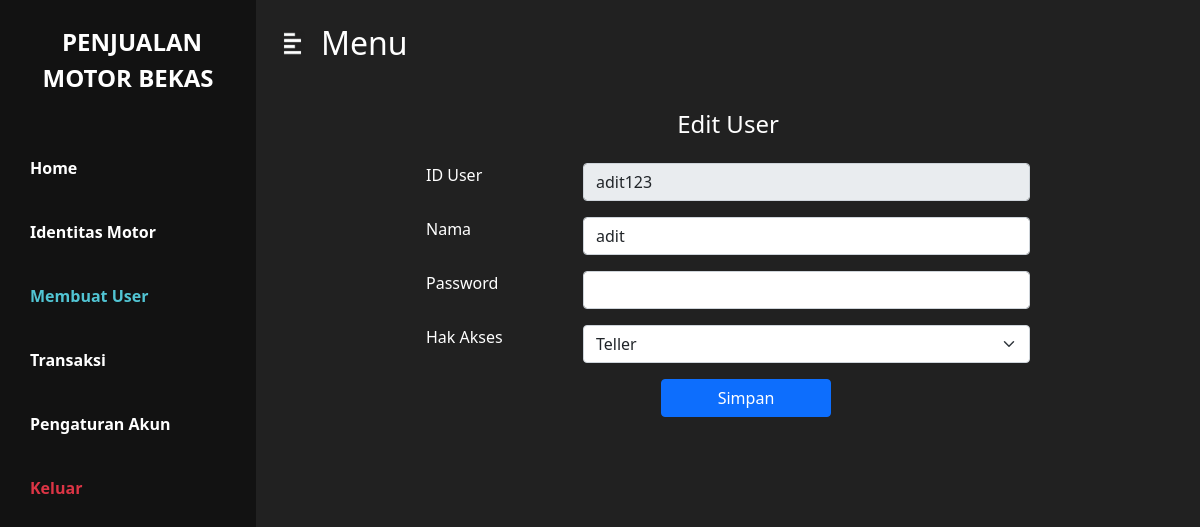
Screenshot of /pemilik/M_editUser.php?getID=adit123 (signed in) with the database file from the repository.
### tables this page shows
CREATE TABLE `user` (
  `id_user` varchar(20) NOT NULL,
  `nama` varchar(50) NOT NULL,
  `password` varchar(32) NOT NULL,
  `hak_akses` enum('Pemilik','Teller','Teknisi','Customer') NOT NULL,
  `create_date` date NOT NULL,
  `manager` varchar(20) NOT NULL
);

### pemilik/M_editUser.php (the view, shortened to what this page needs)
<?php
    require 'function/session.php';
    $getID = $_GET['getID'];
    $sqlUser = "SELECT * FROM user WHERE id_user='$getID'";
    $query = mysqli_query($koneksi, $sqlUser);
    $row = mysqli_fetch_array($query);
?>
<html>
<head>
    <link rel="stylesheet" href="../css/bootstrap.css" >
    <link rel="stylesheet" href="../css/styles.css" />
</head>
<body>
    <div class="d-flex" id="wrapper">
        <div class="bg-3" id="sidebar-wrapper">
            <div class="sidebar-heading text-center py-4 warna-1 fs-4 fw-bold text-uppercase">
                <i class="me-2"></i>Penjualan<br>Motor Bekas
            </div>
            <div class="list-group list-group-flush my-3">
                <a href="index.php" class="list-group-item list-group-item-action bg-transparent warna-1 fw-bold">Home</a>
                <a href="M_identitasMotor.php" class="list-group-item list-group-item-action bg-transparent warna-1 fw-bold">Identitas Motor</a>
                <a href="M_kelolaUser.php" class="list-group-item list-group-item-action bg-transparent fw-bold active-bar">Membuat User</a>
                <a href="M_transaksi.php" class="list-group-item list-group-item-action bg-transparent warna-1 fw-bold">Transaksi</a>
                <a href="setting.php" class="list-group-item list-group-item-action bg-transparent warna-1 fw-bold">Pengaturan Akun</a>
                <a href="../logout.php" class="list-group-item list-group-item-action bg-transparent text-danger fw-bold"
                onclick="return confirm('Keluar ?')">Keluar</a>
            </div>
        </div>
        <div id="page-content-wrapper">
            <nav class="navbar navbar-expand-lg navbar-light bg-2 py-4 px-4">
                <div class="d-flex align-items-center">
                    <i class="warna-1 fs-4 me-3" id="menu-toggle"><img src="../assets/Icon/Sidebar.png" style="width: 25px; height: 25px"></i>
                    <h2 class="fs-2 m-0 warna-1">Menu</h2>
                </div>
            </nav>
            <div class="container">
                <div class="row my-4">
                    <h3 class="fs-4 warna-1 text-center mb-4">Edit User</h3>
                    <form method="POST" class="warna-1 mx-auto px-5" style="width: 700px;">
                        <div class="row pb-3">
                            <div class="col-3"><label>ID User</label></div>
                            <div class="col">
                                <input type="text" readonly class="form-control" name="id_user" value="<?php echo $row['id_user'] ?>">
                            </div>
                        </div>
                        <div class="row pb-3">
                            <div class="col-3"><label>Nama</label></div>
                            <div class="col">
                                <input type="text" class="form-control form-box" name="nama" value="<?php echo $row['nama'] ?>">
                            </div>
                        </div>
                        <div class="row pb-3">
                            <div class="col-3"><label>Password</label></div>
                            <div class="col">
                                <input type="password" class="form-control form-box" name="password">
                            </div>
                        </div>
                        <div class="row pb-3">
                            <div class="col-3"><label>Hak Akses</label></div>
                            <div class="col">
                                <select name="hak_akses" class="form-select" >
                                    <option <?php if ($row['hak_akses'] == "Teller") { echo 'selected'; }?> value="Teller">Teller</option>
                                </select>
                            </div>
                        </div>
                        <div class="row text-center">
                            <div class="col ps-5">
                                <button class="btn btn-primary" type="submit" style="width: 30%;" name="updateUser">Simpan</button>
                            </div>
                        </div>
                    </form>
                </div>
            </div>
        </div>
    </div>
</body>
</html>

### css/styles.css (style rules this page uses)
.warna-1 { color: #fff; }
.bg-2 { background-color: #212121; }
.bg-3 { background-color: #121212; }
.active-bar { color: #51C4D3; }
#wrapper { overflow-x: hidden; background-color: #212121; }
#sidebar-wrapper { min-height: 100vh; margin-left: -16rem; -webkit-transition: margin 0.25s ease-out; -moz-transition: margin 0.25s ease-out; -o-transition: margin 0.25s ease-out; transition: margin 0.25s ease-out; }
#sidebar-wrapper .sidebar-heading { padding: 0.875rem 1.25rem; font-size: 1.2rem; }
#sidebar-wrapper .list-group { width: 16rem; }
#page-content-wrapper { min-width: 100vw; }
#menu-toggle { cursor: pointer; }
.list-group-item { border: none; padding: 20px 30px; }
@media (min-width: 768px) { #sidebar-wrapper { margin-left: 0; } }
@media (min-width: 768px) { #page-content-wrapper { min-width: 0; width: 100%; } }

### rows the page displays
user: id_user "adit123", nama "adit", hak_akses "Teller"
